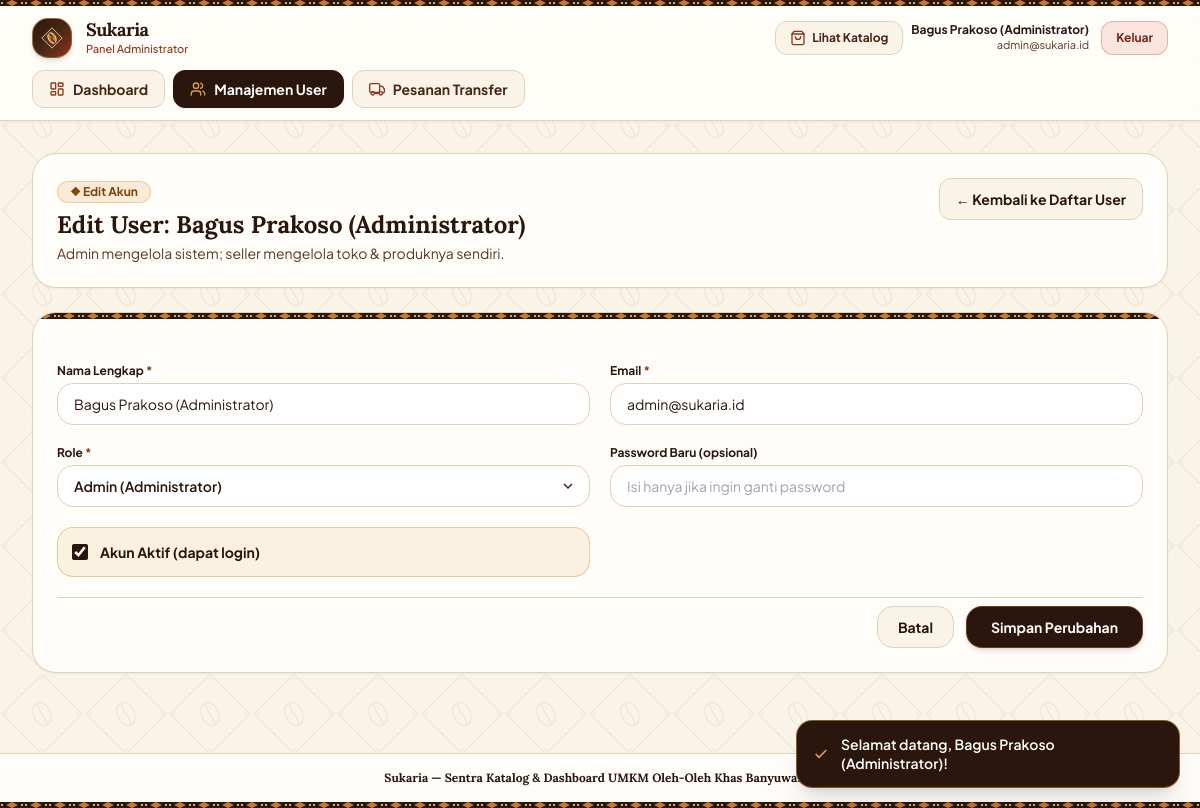
/index.php?r=admin/users/edit&id=1 (signed in), run on the app's committed database.
### tables this page shows
CREATE TABLE users (
  id            INT UNSIGNED     NOT NULL AUTO_INCREMENT,
  name          VARCHAR(100)     NOT NULL,
  email         VARCHAR(150)     NOT NULL,
  password_hash VARCHAR(255)     NOT NULL,
  role          ENUM('admin','seller') NOT NULL,
  store_name    VARCHAR(150)     NULL,
  is_active     TINYINT(1)       NOT NULL DEFAULT 1,
  created_at    TIMESTAMP        NOT NULL DEFAULT CURRENT_TIMESTAMP,
  updated_at    TIMESTAMP        NOT NULL DEFAULT CURRENT_TIMESTAMP ON UPDATE CURRENT_TIMESTAMP,
  PRIMARY KEY (id),
  UNIQUE KEY uq_users_email (email)
);

### app/core/View.php (called while the page is built, shortened)
<?php
function view(string $path, array $vars = []): string
{
    extract($vars, EXTR_SKIP);
    require dirname(__DIR__) . '/views/' . $path . '.php';
    return ob_get_clean();
}
function render(string $layout, string $path, array $vars = []): never
{
    $content = view($path, $vars);
    extract($vars, EXTR_SKIP);
    require dirname(__DIR__) . '/views/layouts/' . $layout . '.php';
    exit;
}

### app/controllers/AdminController.php (called while the page is built, shortened)
<?php
final class AdminController
{
    public static function userForm(): never
    {
        $user = require_role('admin');
        $editId = (int) ($_GET['id'] ?? 0);
        $editing = $editId > 0 ? User::find($editId) : null;
        render('panel', 'admin/user_form', [
            'pageTitle' => ($editing ? 'Edit User' : 'Tambah User') . ' — ' . SUKARIA_APP_NAME,
            'user'      => $user,
            'editing'   => $editing,
            'errors'    => $_SESSION['form_errors'] ?? [],
        ]);
    }
}

### public/index.php (called while the page is built, shortened)
<?php
$route = (string) ($_GET['r'] ?? 'catalog');
$handler = $routes[$route] ?? null;
[$class, $method] = $handler;
$class::$method();

### app/core/Database.php (called while the page is built, shortened)
<?php
final class Database
{
    private static ?PDO $pdo = null;
    public static function init(array $dbConfig): void
    {
        $dsn = sprintf(
            'mysql:host=%s;port=%d;dbname=%s;charset=%s',
            $dbConfig['host'],
            (int) $dbConfig['port'],
            $dbConfig['name'],
            $dbConfig['charset']
        );
        try {
            self::$pdo = new PDO($dsn, $dbConfig['user'], $dbConfig['pass'], [
                PDO::ATTR_ERRMODE            => PDO::ERRMODE_EXCEPTION,
                PDO::ATTR_DEFAULT_FETCH_MODE => PDO::FETCH_ASSOC,
                PDO::ATTR_EMULATE_PREPARES   => false,
            ]);
        } catch (PDOException $e) {
            http_response_code(500);
            echo '<!DOCTYPE html><html lang="id"><head><meta charset="UTF-8"><title>Setup Database — Sukaria</title>';
            echo '<style>body{font-family:system-ui,sans-serif;background:#FAF4E8;color:#2A160C;max-width:720px;margin:48px auto;padding:0 24px;line-height:1.6}'
                 . '.card{background:#FFFDF9;border:1px solid #E2D0B8;border-radius:16px;padding:24px;}code{background:#F3E8D4;padding:2px 8px;border-radius:6px;font-size:0.9em}</style></head><body>';
            echo '<div class="card"><h1>🍵 Sukaria — Database Belum Terhubung</h1>';
            echo '<p><strong>Detail:</strong> ' . htmlspecialchars($e->getMessage()) . '</p>';
            echo '<p>Database belum dibuat atau kredensial di <code>config/config.php</code> belum sesuai.</p>';
            echo '<p><strong>Cara memperbaiki:</strong> jalankan <code>database/bootstrap.sql</code> sebagai root MySQL:</p>';
            echo '<pre style="background:#F3E8D4;padding:12px;border-radius:10px;overflow-x:auto">"C:\\Program Files\\MySQL\\MySQL Server 8.0\\bin\\mysql.exe" -u root -p &lt; database\\bootstrap.sql</pre>';
            echo '<p>atau import lewat phpMyAdmin. Lalu muat ulang halaman ini.</p></div></body></html>';
            exit;
        }
    }
    public static function pdo(): PDO
    {
        return self::$pdo;
    }
}

### app/models/User.php (called while the page is built, shortened)
<?php
final class User
{
    public static function find(int $id): ?array
    {
        $stmt = Database::pdo()->prepare("SELECT * FROM users WHERE id = :id LIMIT 1");
        $stmt->execute(['id' => $id]);
        return $stmt->fetch() ?: null;
    }
}

### app/core/helpers.php (called while the page is built, shortened)
<?php
function e(?string $value): string
{
    return htmlspecialchars((string) $value, ENT_QUOTES | ENT_SUBSTITUTE, 'UTF-8');
}
function url(?string $route = null, array $params = []): string
{
    $query = array_merge(['r' => $route], $params);
    return 'index.php?' . http_build_query($query);
}
function require_login(): array
{
    $user = Auth::user();
    return $user;
}
function require_role(string ...$roles): array
{
    $user = require_login();
    return $user;
}
function old(string $key, string $default = ''): string
{
    return e((string) ($_SESSION['form_old'][$key] ?? $default));
}

### app/core/Auth.php (called while the page is built, shortened)
<?php
final class Auth
{
    public static function user(): ?array
    {
        return $_SESSION['user_cache'];
    }
}

### app/views/admin/user_form.php (the view, shortened to what this page needs)
<section class="space-y-6">
  <div class="flex flex-col md:flex-row md:items-center md:justify-between gap-4 bg-cotton-50 p-5 sm:p-6 rounded-3xl border border-cotton-300 shadow-sm">
    <div>
      <span class="inline-flex items-center gap-1.5 px-3 py-0.5 rounded-full text-xs font-bold bg-sogan-100 text-sogan-700 border border-sogan-400/40 mb-1.5">
        ❖ <?= $editing ? 'Edit Akun' : 'Akun Baru' ?>
      </span>
      <h2 class="font-serif text-xl sm:text-2xl font-bold text-espresso-900"><?= $editing ? 'Edit User: ' . e($editing['name']) : 'Tambah User Baru' ?></h2>
      <p class="text-xs sm:text-sm text-espresso-700 mt-0.5">Admin mengelola sistem; seller mengelola toko &amp; produknya sendiri.</p>
    </div>
    <a href="<?= e(url('admin/users')) ?>" class="px-4 py-2.5 rounded-xl bg-cotton-100 hover:bg-cotton-200 text-espresso-900 border border-cotton-300 text-xs sm:text-sm font-bold transition self-start">← Kembali ke Daftar User</a>
  </div>
  <div class="bg-cotton-50 rounded-3xl border border-cotton-300 shadow-sm overflow-hidden">
    <div class="batik-border-strip" aria-hidden="true"></div>
    <form method="post" action="<?= e(url('admin/users/save')) ?>" class="p-6 space-y-5" novalidate>
      <div class="grid grid-cols-1 sm:grid-cols-2 gap-5">
        <div>
          <label for="f-name" class="block text-xs font-bold text-espresso-900 mb-1">Nama Lengkap <span class="text-osing-600">*</span></label>
          <input id="f-name" type="text" name="name" value="<?= old('name', $editing['name'] ?? '') ?>" placeholder="Contoh: Ibu Sri"
                 class="w-full px-4 py-2.5 rounded-2xl bg-white border border-cotton-300 text-sm text-espresso-900 focus:outline-none focus:ring-2 focus:ring-sogan-500" />
        </div>
        <div>
          <label for="f-email" class="block text-xs font-bold text-espresso-900 mb-1">Email <span class="text-osing-600">*</span></label>
          <input id="f-email" type="email" name="email" value="<?= old('email', $editing['email'] ?? '') ?>" placeholder="nama@sukaria.id"
                 class="w-full px-4 py-2.5 rounded-2xl bg-white border border-cotton-300 text-sm text-espresso-900 focus:outline-none focus:ring-2 focus:ring-sogan-500" />
        </div>
        <div>
          <label for="f-role" class="block text-xs font-bold text-espresso-900 mb-1">Role <span class="text-osing-600">*</span></label>
          <div class="relative">
            <select id="f-role" name="role" data-toggle-store class="w-full px-4 py-2.5 rounded-2xl bg-white border border-cotton-300 text-sm font-semibold text-espresso-900 focus:outline-none focus:ring-2 focus:ring-sogan-500 appearance-none cursor-pointer">
              <option value="admin"  <?= ($editing['role'] ?? '') === 'admin' ? 'selected' : '' ?>>Admin (Administrator)</option>
            </select>
          </div>
        </div>
        <div>
          <label for="f-password" class="block text-xs font-bold text-espresso-900 mb-1">
            <?= $editing ? 'Password Baru (opsional)' : 'Password <span class="text-osing-600">*</span>' ?>
          </label>
          <input id="f-password" type="password" name="password" autocomplete="new-password" placeholder="<?= $editing ? 'Isi hanya jika ingin ganti password' : 'Minimal 6 karakter' ?>"
                 class="w-full px-4 py-2.5 rounded-2xl bg-white border border-cotton-300 text-sm text-espresso-900 focus:outline-none focus:ring-2 focus:ring-sogan-500" />
        </div>
        <div class="flex items-end">
          <label class="flex items-center gap-3 p-3.5 w-full rounded-2xl bg-sogan-100/70 border border-sogan-400/50 cursor-pointer select-none">
            <input type="checkbox" name="is_active" <?= (!isset($editing['is_active']) || (int) $editing['is_active'] === 1) ? 'checked' : '' ?> class="w-4 h-4 rounded accent-espresso-900 cursor-pointer" />
            <span class="text-sm font-bold text-espresso-900">Akun Aktif (dapat login)</span>
          </label>
        </div>
      </div>
      <div class="pt-2 flex items-center justify-end gap-3 border-t border-cotton-300">
        <a href="<?= e(url('admin/users')) ?>" class="px-5 py-2.5 rounded-2xl bg-cotton-100 hover:bg-cotton-200 text-espresso-900 border border-cotton-300 text-sm font-bold transition">Batal</a>
        <button type="submit" class="px-6 py-2.5 rounded-2xl bg-espresso-900 hover:bg-espresso-800 text-cotton-50 text-sm font-bold transition shadow-md border border-sogan-500/40">
          <?= $editing ? 'Simpan Perubahan' : 'Tambah User' ?>
        </button>
      </div>
    </form>
  </div>
</section>

### app/views/layouts/panel.php (shortened to what this page needs)
<?php
$role = $user['role'];
$isAdmin = $role === 'admin';
$currentRoute = (string) ($_GET['r'] ?? '');
$navItems = $isAdmin ? [
    ['route' => 'admin/dashboard', 'label' => 'Dashboard',      'icon' => '<rect width="7" height="9" x="3" y="3" rx="1"/><rect width="7" height="5" x="14" y="3" rx="1"/><rect width="7" height="9" x="14" y="12" rx="1"/><rect width="7" height="5" x="3" y="16" rx="1"/>'],
    ['route' => 'admin/users',    'label' => 'Manajemen User', 'icon' => '<path d="M16 21v-2a4 4 0 0 0-4-4H6a4 4 0 0 0-4 4v2"/><circle cx="9" cy="7" r="4"/><path d="M22 21v-2a4 4 0 0 0-3-3.87"/><path d="M16 3.13a4 4 0 0 1 0 7.75"/>'],
    ['route' => 'admin/orders',   'label' => 'Pesanan Transfer','icon' => '<rect x="1" y="4" width="15" height="13" rx="2"/><path d="M16 8h4l3 4v4a2 2 0 0 1-2 2h-1"/><circle cx="5.5" cy="18.5" r="2.5"/><circle cx="17.5" cy="18.5" r="2.5"/><path d="M9 18.5h6"/>'],
] : [
    ['route' => 'seller/dashboard', 'label' => 'Dashboard',        'icon' => '<rect width="7" height="9" x="3" y="3" rx="1"/><rect width="7" height="5" x="14" y="3" rx="1"/><rect width="7" height="9" x="14" y="12" rx="1"/><rect width="7" height="5" x="3" y="16" rx="1"/>'],
    ['route' => 'seller/products',  'label' => 'Kelola Produk',    'icon' => '<path d="m7.5 4.27 9 5.15"/><path d="M21 8a2 2 0 0 0-1-1.73l-7-4a2 2 0 0 0-2 0l-7 4A2 2 0 0 0 3 8v8a2 2 0 0 0 1 1.73l7 4a2 2 0 0 0 2 0l7-4A2 2 0 0 0 21 16Z"/><path d="m3.3 7 8.7 5 8.7-5"/><path d="M12 22V12"/>'],
    ['route' => 'seller/categories','label' => 'Kelola Kategori',  'icon' => '<path d="M12 2H2v10l9.29 9.29c.94.94 2.48.94 3.42 0l6.58-6.58c.94-.94.94-2.48 0-3.42L12 2Z"/><path d="M7 7h.01"/>'],
    ['route' => 'seller/orders',    'label' => 'Pesanan Toko',     'icon' => '<rect x="1" y="4" width="15" height="13" rx="2"/><path d="M16 8h4l3 4v4a2 2 0 0 1-2 2h-1"/><circle cx="5.5" cy="18.5" r="2.5"/><circle cx="17.5" cy="18.5" r="2.5"/><path d="M9 18.5h6"/>'],
    ['route' => 'seller/settings',  'label' => 'Pengaturan WA',    'icon' => '<path d="M18 13v6a2 2 0 0 1-2 2H5a2 2 0 0 1-2-2V8a2 2 0 0 1 2-2h6"/><polyline points="15 3 21 3 21 9"/><line x1="10" y1="14" x2="21" y2="3"/>'],
];
function panelNavIsActive(string $current, string $route): bool
{
    $prefix = preg_quote($route, '/');
    return (bool) preg_match('/^' . $prefix . '($|\/)/', $current);
}
?>
<!DOCTYPE html>
<html lang="id">
<head>
  <script src="https://cdn.tailwindcss.com"></script>
  <link rel="stylesheet" href="assets/app.css" />
</head>
<body class="bg-batik-watermark text-espresso-900 font-sans antialiased min-h-screen flex flex-col selection:bg-sogan-500 selection:text-white">
  <header class="sticky top-0 z-30 bg-cotton-50/95 backdrop-blur border-b border-cotton-300 shadow-sm">
    <div class="batik-border-strip" aria-hidden="true"></div>
    <div class="max-w-7xl mx-auto px-4 sm:px-6 lg:px-8 py-3 flex items-center justify-between gap-3">
      <div class="flex items-center gap-3.5">
        <div class="w-10 h-10 rounded-2xl bg-gradient-to-br from-espresso-900 via-espresso-800 to-osing-600 flex items-center justify-center shadow-md shrink-0 border border-sogan-400/50" aria-hidden="true">
        </div>
        <div>
          <h1 class="font-serif text-lg font-bold tracking-tight text-espresso-900 leading-tight">Sukaria</h1>
          <p class="text-[11px] font-medium text-osing-600">Panel <?= $isAdmin ? 'Administrator' : 'Pengelola Toko' ?></p>
        </div>
      </div>
      <div class="flex items-center gap-2">
        <a href="<?= e(url('catalog')) ?>" class="hidden sm:inline-flex px-3.5 py-2 rounded-xl bg-cotton-100 hover:bg-cotton-200 text-espresso-800 border border-cotton-300 text-xs font-bold transition items-center gap-1.5">
          <svg class="w-4 h-4 text-osing-600" viewBox="0 0 24 24" fill="none" stroke="currentColor" stroke-width="2" stroke-linecap="round" stroke-linejoin="round"><path d="M6 2 3 6v14a2 2 0 0 0 2 2h14a2 2 0 0 0 2-2V6l-3-4Z"/><path d="M3 6h18"/><path d="M16 10a4 4 0 0 1-8 0"/></svg>
          Lihat Katalog
        </a>
        <div class="text-right hidden md:block mr-1">
          <p class="text-xs font-bold text-espresso-900 leading-tight"><?= e($user['name']) ?></p>
          <p class="text-[11px] text-espresso-700"><?= $isAdmin ? e($user['email']) : e($user['store_name'] ?: $user['email']) ?></p>
        </div>
        <form method="post" action="<?= e(url('logout')) ?>">
          <button type="submit" class="px-3.5 py-2 rounded-xl bg-osing-100 hover:bg-osing-500/20 text-osing-700 border border-osing-500/30 text-xs font-bold transition">Keluar</button>
        </form>
      </div>
    </div>
    <nav class="max-w-7xl mx-auto px-4 sm:px-6 lg:px-8 pb-3 flex items-center gap-2 overflow-x-auto no-scrollbar" aria-label="Menu panel">
      <?php foreach ($navItems as $item): ?>
        <a href="<?= e(url($item['route'])) ?>"
           class="shrink-0 inline-flex items-center gap-2 px-4 py-2 rounded-xl text-xs sm:text-sm font-bold border transition <?= panelNavIsActive($currentRoute, $item['route'])
             ? 'bg-espresso-900 text-cotton-50 border-espresso-900 shadow-sm'
             : 'bg-cotton-100 text-espresso-800 border-cotton-300 hover:bg-cotton-200' ?>">
          <svg class="w-4 h-4 <?= panelNavIsActive($currentRoute, $item['route']) ? 'text-sogan-400' : 'text-osing-600' ?>" viewBox="0 0 24 24" fill="none" stroke="currentColor" stroke-width="2" stroke-linecap="round" stroke-linejoin="round"><?= $item['icon'] ?></svg>
          <?= e($item['label']) ?>
        </a>
      <?php endforeach; ?>
    </nav>
  </header>
  <main class="flex-1 max-w-7xl w-full mx-auto px-4 sm:px-6 lg:px-8 py-6 sm:py-8">
    <?= $content ?>
  </main>
  <footer class="bg-cotton-50 border-t border-cotton-300 mt-12">
    <div class="max-w-7xl mx-auto px-4 sm:px-6 lg:px-8 py-4 text-center text-xs text-espresso-700">
      <p class="font-serif font-bold text-espresso-900">Sukaria — <?= e(SUKARIA_TAGLINE) ?></p>
    </div>
    <div class="batik-border-strip" aria-hidden="true"></div>
  </footer>
  <div id="toast-container" aria-live="polite" class="fixed bottom-5 right-5 z-50 flex flex-col gap-2.5 max-w-sm w-[calc(100vw-2.5rem)] pointer-events-none"></div>
</body>
</html>

### public/assets/app.css (style rules this page uses)
.bg-batik-watermark { background-color: #FAF4E8; }
.batik-border-strip { height: 6px; background-color: #2A160C; background-repeat: repeat-x; }
.no-scrollbar { -ms-overflow-style: none; scrollbar-width: none; }

### data on the page
users: name "Bagus Prakoso (Administrator)", email "admin@sukaria.id", role "Admin (Administrator)", is_active "☑"

### other printed values
$item['label'] "Dashboard"
$item['label'] "Manajemen User"
$item['label'] "Pesanan Transfer"
SUKARIA_TAGLINE "Sentra Katalog & Dashboard UMKM Oleh-Oleh Khas Banyuwangi"
